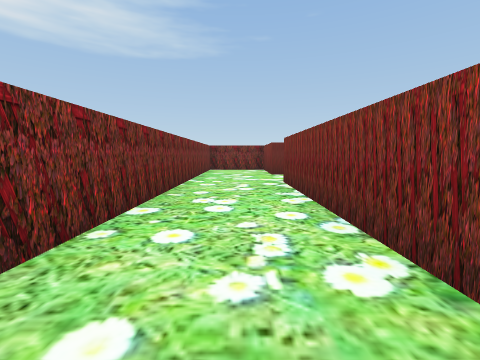
[1] (above)

18 first-person views from a walk through a Unity game level. The camera is 0.62 m above the floor, tilts 6° down and sees 90° across. The floor is counted in squares, 1 m on a side. Each view is taken from the middle of a square. On the plan, view 1 faces up. The plan holds only what a view shows up to about 9 squares ahead; the rest is blank. The player is left out.

[2]
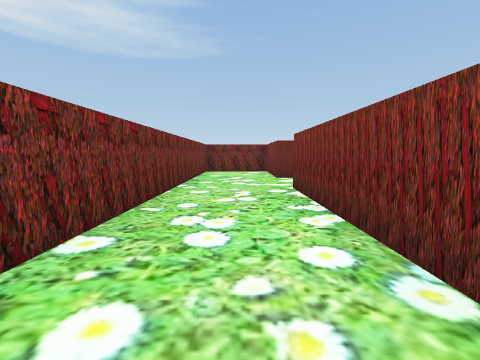

[3]
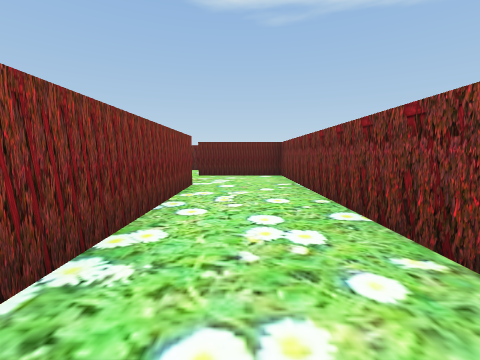

[4]
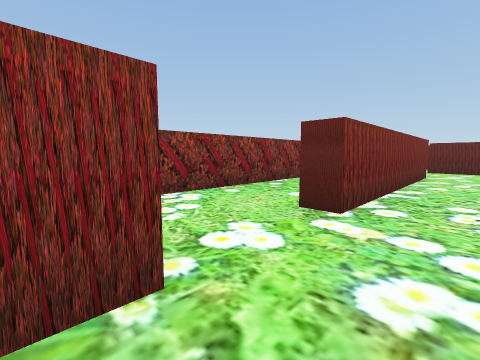

[5]
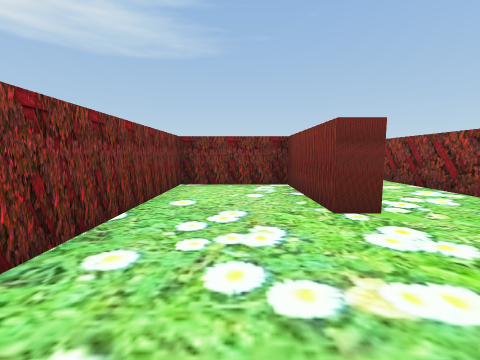

[6]
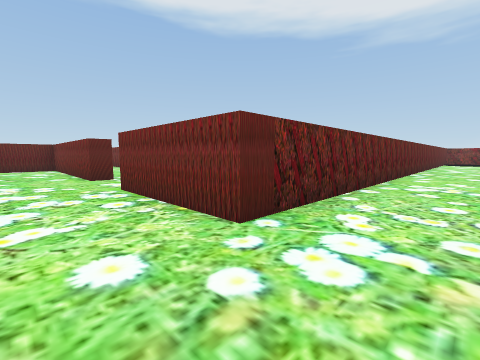

[7]
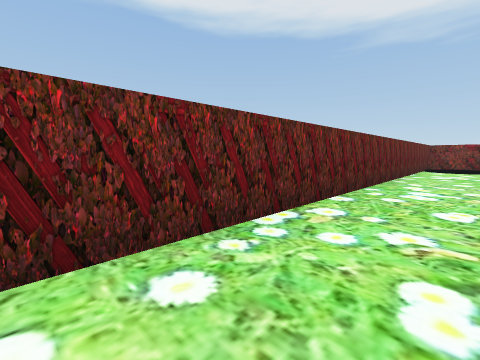

[8]
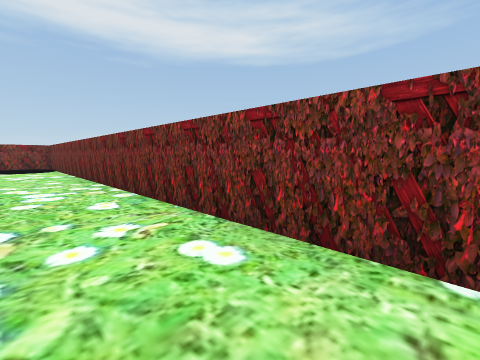

[9]
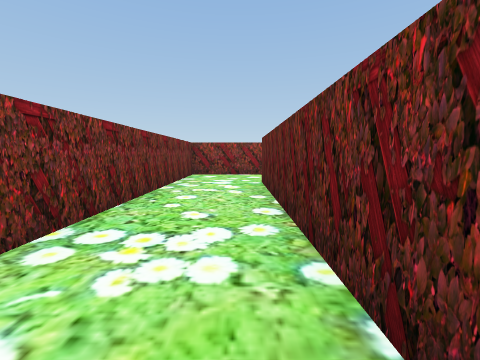

[10]
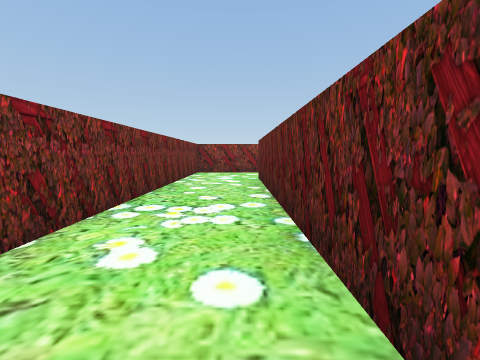

[11]
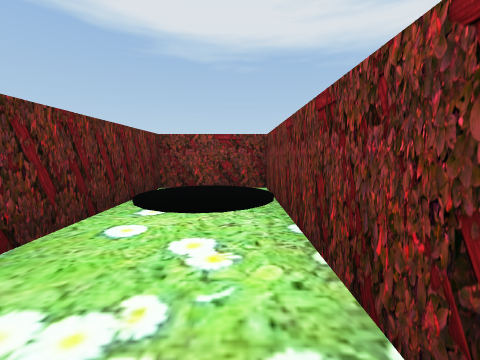

[12]
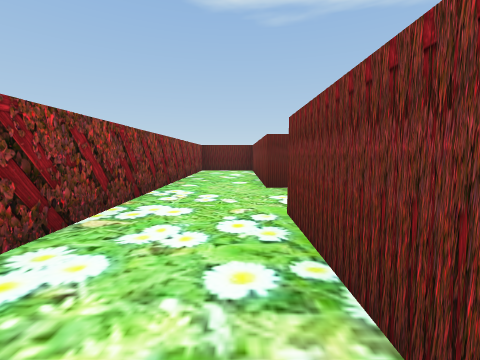

[13]
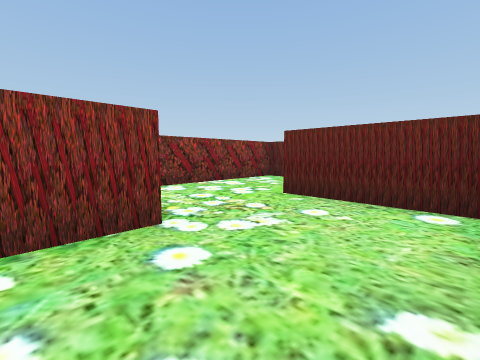

[14]
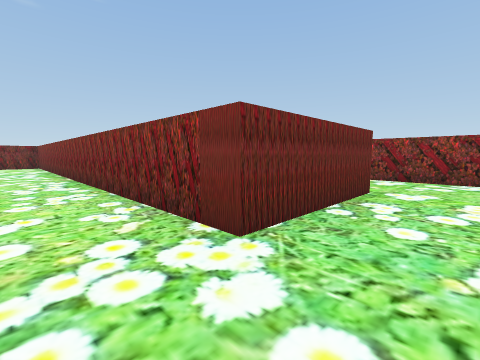

[15]
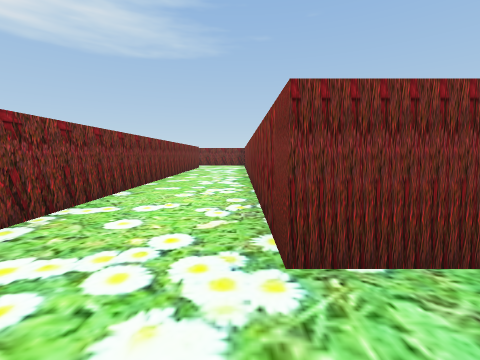

[16]
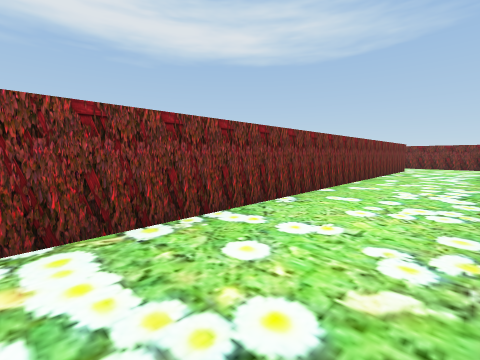

[17]
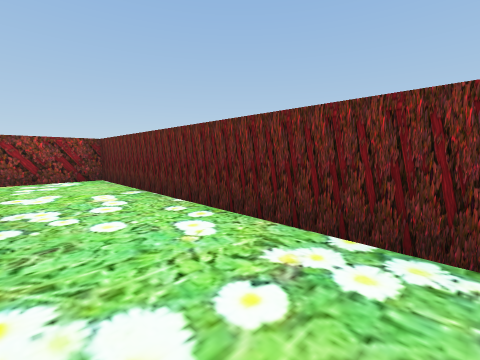

[18]
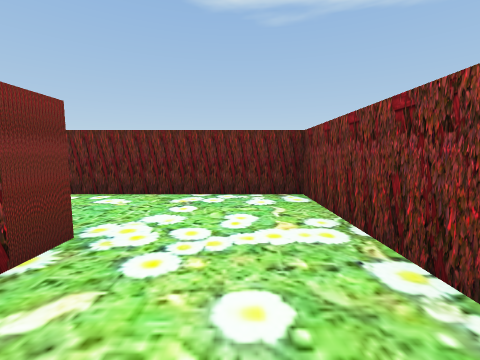

### Floor plan
Ten units are one square. View 1 is at (0, 0); x grows to the right and y downward. Boxes are objects, and circles mark ways between rooms. Rooms are numbered by the first view taken in them; rooms with no view inside come last. Other rooms are left out.
<svg viewBox="-170 -130 210 183">
<path fill="none" stroke="#000" d="M10 -75 10 -100 -12 -100 -12 23 12 23M10 1 10 -55M10 -55 15 -55 15 -5 30 -5M35 -10 35 -125 -165 -125 -165 -105 15 -105 15 -75 10 -75M14 28 -17 28 -17 -75M-40 -78 -40 48 35 48 35 24M35 24 35 12"/>
<rect x="-155" y="-125" width="10" height="10" fill="#bbb"><title>black cylinder</title></rect>
<circle cx="10" cy="-65" r="3" fill="#2a7"/>
<circle cx="10" cy="10" r="3" fill="#2a7"/>
<circle cx="25" cy="20" r="3" fill="#2a7"/>
<text x="-10" y="-40">1</text>
<text x="-30" y="-110">2</text>
<text x="-30" y="0">3</text>
<text x="20" y="10">4</text>
</svg>
Room 1 opens to room 2. Room 1 opens to room 4. Room 3 opens to room 4.

Where each view was taken, in squares from view 1:
view 1: 0 up, 0 right, facing up
view 2: 1 up, 0 right, facing up
view 3: 5 up, 0 right, facing down
view 4: 8 up, 0 right, facing down-right
view 5: 5 up, 0 right, facing up
view 6: 12 up, 3 right, facing down-left
view 7: 12 up, 4 left, facing down-left
view 8: 11 up, 4 left, facing up-left
view 9: 11 up, 4 left, facing right
view 10: 11 up, 5 left, facing right
view 11: 12 up, 12 left, facing left
view 12: 10 up, 2 right, facing down
view 13: 1 up, 1 left, facing down-right
view 14: 4 down, 3 left, facing up-right
view 15: 4 down, 2 left, facing up
view 16: 3 down, 2 left, facing up-left
view 17: 3 down, 3 left, facing down-right
view 18: 1 down, 3 left, facing down
